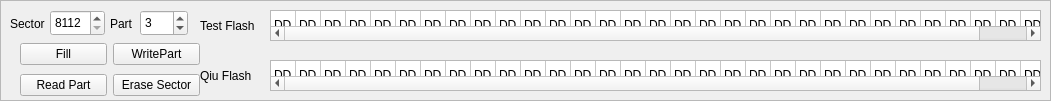
   <widget class="QFrame" name="frame_6">
    <property name="geometry">
     <rect>
      <x>10</x>
      <y>220</y>
      <width>1051</width>
      <height>101</height>
     </rect>
    </property>
    <property name="frameShape">
     <enum>QFrame::StyledPanel</enum>
    </property>
    <property name="frameShadow">
     <enum>QFrame::Sunken</enum>
    </property>
    <widget class="QLabel" name="test_label">
     <property name="geometry">
      <rect>
       <x>200</x>
       <y>10</y>
       <width>71</width>
       <height>31</height>
      </rect>
     </property>
     <property name="font">
      <font>
       <bold>false</bold>
      </font>
     </property>
     <property name="text">
      <string>Test Flash</string>
     </property>
    </widget>
    <widget class="QLabel" name="qiu_label">
     <property name="geometry">
      <rect>
       <x>200</x>
       <y>60</y>
       <width>71</width>
       <height>31</height>
      </rect>
     </property>
     <property name="font">
      <font>
       <bold>false</bold>
      </font>
     </property>
     <property name="text">
      <string>Qiu Flash</string>
     </property>
    </widget>
    <widget class="QTableWidget" name="flash_table">
     <property name="geometry">
      <rect>
       <x>270</x>
       <y>10</y>
       <width>771</width>
       <height>31</height>
      </rect>
     </property>
     <property name="baseSize">
      <size>
       <width>3</width>
       <height>3</height>
      </size>
     </property>
     <property name="lineWidth">
      <number>3</number>
     </property>
     <property name="dragDropOverwriteMode">
      <bool>true</bool>
     </property>
     <property name="iconSize">
      <size>
       <width>0</width>
       <height>0</height>
      </size>
     </property>
     <property name="rowCount">
      <number>1</number>
     </property>
     <property name="columnCount">
      <number>32</number>
     </property>
     <attribute name="horizontalHeaderVisible">
      <bool>false</bool>
     </attribute>
     <attribute name="horizontalHeaderMinimumSectionSize">
      <number>0</number>
     </attribute>
     <attribute name="horizontalHeaderDefaultSectionSize">
      <number>25</number>
     </attribute>
     <attribute name="verticalHeaderVisible">
      <bool>false</bool>
     </attribute>
     <row/>
     <column/>
     <column/>
     <column/>
     <column/>
     <column/>
     <column/>
     <column/>
     <column/>
     <column/>
     <column/>
     <column/>
     <column/>
     <column/>
     <column/>
     <column/>
     <column/>
     <column/>
     <column/>
     <column/>
     <column/>
     <column/>
     <column/>
     <column/>
     <column/>
     <column/>
     <column/>
     <column/>
     <column/>
     <column/>
     <column/>
     <column/>
     <column/>
     <item row="0" column="0">
      <property name="text">
       <string>DD</string>
      </property>
     </item>
     <item row="0" column="1">
      <property name="text">
       <string>DD</string>
      </property>
     </item>
     <item row="0" column="2">
      <property name="text">
       <string>DD</string>
      </property>
     </item>
     <item row="0" column="3">
      <property name="text">
       <string>DD</string>
      </property>
     </item>
     <item row="0" column="4">
      <property name="text">
       <string>DD</string>
      </property>
     </item>
     <item row="0" column="5">
      <property name="text">
       <string>DD</string>
      </property>
     </item>
     <item row="0" column="6">
      <property name="text">
       <string>DD</string>
      </property>
     </item>
     <item row="0" column="7">
      <property name="text">
       <string>DD</string>
      </property>
     </item>
     <item row="0" column="8">
      <property name="text">
       <string>DD</string>
      </property>
     </item>
     <item row="0" column="9">
      <property name="text">
       <string>DD</string>
      </property>
     </item>
     <item row="0" column="10">
      <property name="text">
       <string>DD</string>
      </property>
     </item>
     <item row="0" column="11">
      <property name="text">
       <string>DD</string>
      </property>
     </item>
     <item row="0" column="12">
      <property name="text">
       <string>DD</string>
      </property>
     </item>
     <item row="0" column="13">
      <property name="text">
       <string>DD</string>
      </property>
     </item>
     <item row="0" column="14">
      <property name="text">
       <string>DD</string>
      </property>
     </item>
     <item row="0" column="15">
      <property name="text">
       <string>DD</string>
      </property>
     </item>
     <item row="0" column="16">
      <property name="text">
       <string>DD</string>
      </property>
     </item>
     <item row="0" column="17">
      <property name="text">
       <string>DD</string>
      </property>
     </item>
     <item row="0" column="18">
      <property name="text">
       <string>DD</string>
      </property>
     </item>
     <item row="0" column="19">
      <property name="text">
       <string>DD</string>
      </property>
     </item>
     <item row="0" column="20">
      <property name="text">
       <string>DD</string>
      </property>
     </item>
     <item row="0" column="21">
      <property name="text">
       <string>DD</string>
      </property>
     </item>
     <item row="0" column="22">
      <property name="text">
       <string>DD</string>
      </property>
     </item>
     <item row="0" column="23">
      <property name="text">
       <string>DD</string>
      </property>
     </item>
     <item row="0" column="24">
      <property name="text">
       <string>DD</string>
      </property>
     </item>
     <item row="0" column="25">
      <property name="text">
       <string>DD</string>
      </property>
     </item>
     <item row="0" column="26">
      <property name="text">
       <string>DD</string>
      </property>
     </item>
     <item row="0" column="27">
      <property name="text">
       <string>DD</string>
      </property>
     </item>
     <item row="0" column="28">
      <property name="text">
       <string>DD</string>
      </property>
     </item>
     <item row="0" column="29">
      <property name="text">
       <string>DD</string>
      </property>
     </item>
     <item row="0" column="30">
      <property name="text">
       <string>DD</string>
      </property>
     </item>
     <item row="0" column="31">
      <property name="text">
       <string>DD</string>
      </property>
     </item>
    </widget>
    <widget class="QTableWidget" name="flash_table_qui">
     <property name="enabled">
      <bool>true</bool>
     </property>
     <property name="geometry">
      <rect>
       <x>270</x>
       <y>60</y>
       <width>771</width>
       <height>31</height>
      </rect>
     </property>
     <property name="baseSize">
      <size>
       <width>3</width>
       <height>3</height>
      </size>
     </property>
     <property name="lineWidth">
      <number>3</number>
     </property>
     <property name="dragDropOverwriteMode">
      <bool>true</bool>
     </property>
     <property name="iconSize">
      <size>
       <width>0</width>
       <height>0</height>
      </size>
     </property>
     <property name="rowCount">
      <number>1</number>
     </property>
     <property name="columnCount">
      <number>32</number>
     </property>
     <attribute name="horizontalHeaderVisible">
      <bool>false</bool>
     </attribute>
     <attribute name="horizontalHeaderMinimumSectionSize">
      <number>0</number>
     </attribute>
     <attribute name="horizontalHeaderDefaultSectionSize">
      <number>25</number>
     </attribute>
     <attribute name="verticalHeaderVisible">
      <bool>false</bool>
     </attribute>
     <row/>
     <column/>
     <column/>
     <column/>
     <column/>
     <column/>
     <column/>
     <column/>
     <column/>
     <column/>
     <column/>
     <column/>
     <column/>
     <column/>
     <column/>
     <column/>
     <column/>
     <column/>
     <column/>
     <column/>
     <column/>
     <column/>
     <column/>
     <column/>
     <column/>
     <column/>
     <column/>
     <column/>
     <column/>
     <column/>
     <column/>
     <column/>
     <column/>
     <item row="0" column="0">
      <property name="text">
       <string>DD</string>
      </property>
     </item>
     <item row="0" column="1">
      <property name="text">
       <string>DD</string>
      </property>
     </item>
     <item row="0" column="2">
      <property name="text">
       <string>DD</string>
      </property>
     </item>
     <item row="0" column="3">
      <property name="text">
       <string>DD</string>
      </property>
     </item>
     <item row="0" column="4">
      <property name="text">
       <string>DD</string>
      </property>
     </item>
     <item row="0" column="5">
      <property name="text">
       <string>DD</string>
      </property>
     </item>
     <item row="0" column="6">
      <property name="text">
       <string>DD</string>
      </property>
     </item>
     <item row="0" column="7">
      <property name="text">
       <string>DD</string>
      </property>
     </item>
     <item row="0" column="8">
      <property name="text">
       <string>DD</string>
      </property>
     </item>
     <item row="0" column="9">
      <property name="text">
       <string>DD</string>
      </property>
     </item>
     <item row="0" column="10">
      <property name="text">
       <string>DD</string>
      </property>
     </item>
     <item row="0" column="11">
      <property name="text">
       <string>DD</string>
      </property>
     </item>
     <item row="0" column="12">
      <property name="text">
       <string>DD</string>
      </property>
     </item>
     <item row="0" column="13">
      <property name="text">
       <string>DD</string>
      </property>
     </item>
     <item row="0" column="14">
      <property name="text">
       <string>DD</string>
      </property>
     </item>
     <item row="0" column="15">
      <property name="text">
       <string>DD</string>
      </property>
     </item>
     <item row="0" column="16">
      <property name="text">
       <string>DD</string>
      </property>
     </item>
     <item row="0" column="17">
      <property name="text">
       <string>DD</string>
      </property>
     </item>
     <item row="0" column="18">
      <property name="text">
       <string>DD</string>
      </property>
     </item>
     <item row="0" column="19">
      <property name="text">
       <string>DD</string>
      </property>
     </item>
     <item row="0" column="20">
      <property name="text">
       <string>DD</string>
      </property>
     </item>
     <item row="0" column="21">
      <property name="text">
       <string>DD</string>
      </property>
     </item>
     <item row="0" column="22">
      <property name="text">
       <string>DD</string>
      </property>
     </item>
     <item row="0" column="23">
      <property name="text">
       <string>DD</string>
      </property>
     </item>
     <item row="0" column="24">
      <property name="text">
       <string>DD</string>
      </property>
     </item>
     <item row="0" column="25">
      <property name="text">
       <string>DD</string>
      </property>
     </item>
     <item row="0" column="26">
      <property name="text">
       <string>DD</string>
      </property>
     </item>
     <item row="0" column="27">
      <property name="text">
       <string>DD</string>
      </property>
     </item>
     <item row="0" column="28">
      <property name="text">
       <string>DD</string>
      </property>
     </item>
     <item row="0" column="29">
      <property name="text">
       <string>DD</string>
      </property>
     </item>
     <item row="0" column="30">
      <property name="text">
       <string>DD</string>
      </property>
     </item>
     <item row="0" column="31">
      <property name="text">
       <string>DD</string>
      </property>
     </item>
    </widget>
    <widget class="QLabel" name="sector_label">
     <property name="geometry">
      <rect>
       <x>10</x>
       <y>10</y>
       <width>36</width>
       <height>27</height>
      </rect>
     </property>
     <property name="text">
      <string>Sector</string>
     </property>
    </widget>
    <widget class="QSpinBox" name="sector_spin">
     <property name="geometry">
      <rect>
       <x>50</x>
       <y>10</y>
       <width>55</width>
       <height>26</height>
      </rect>
     </property>
     <property name="minimum">
      <number>8112</number>
     </property>
     <property name="maximum">
      <number>8191</number>
     </property>
     <property name="value">
      <number>8112</number>
     </property>
    </widget>
    <widget class="QLabel" name="part_label">
     <property name="geometry">
      <rect>
       <x>110</x>
       <y>10</y>
       <width>25</width>
       <height>27</height>
      </rect>
     </property>
     <property name="text">
      <string>Part</string>
     </property>
    </widget>
    <widget class="QSpinBox" name="part_spin">
     <property name="geometry">
      <rect>
       <x>140</x>
       <y>10</y>
       <width>48</width>
       <height>26</height>
      </rect>
     </property>
     <property name="maximum">
      <number>127</number>
     </property>
     <property name="value">
      <number>3</number>
     </property>
    </widget>
    <widget class="QWidget" name="layoutWidget">
     <property name="geometry">
      <rect>
       <x>20</x>
       <y>40</y>
       <width>180</width>
       <height>60</height>
      </rect>
     </property>
     <layout class="QGridLayout" name="gridLayout_2">
      <item row="0" column="0">
       <widget class="QPushButton" name="fill_button">
        <property name="text">
         <string>Fill</string>
        </property>
       </widget>
      </item>
      <item row="0" column="1">
       <widget class="QPushButton" name="write_button">
        <property name="text">
         <string>WritePart</string>
        </property>
       </widget>
      </item>
      <item row="1" column="0">
       <widget class="QPushButton" name="read_button">
        <property name="text">
         <string>Read Part</string>
        </property>
       </widget>
      </item>
      <item row="1" column="1">
       <widget class="QPushButton" name="erase_button">
        <property name="text">
         <string>Erase Sector</string>
        </property>
       </widget>
      </item>
     </layout>
    </widget>
   </widget>
